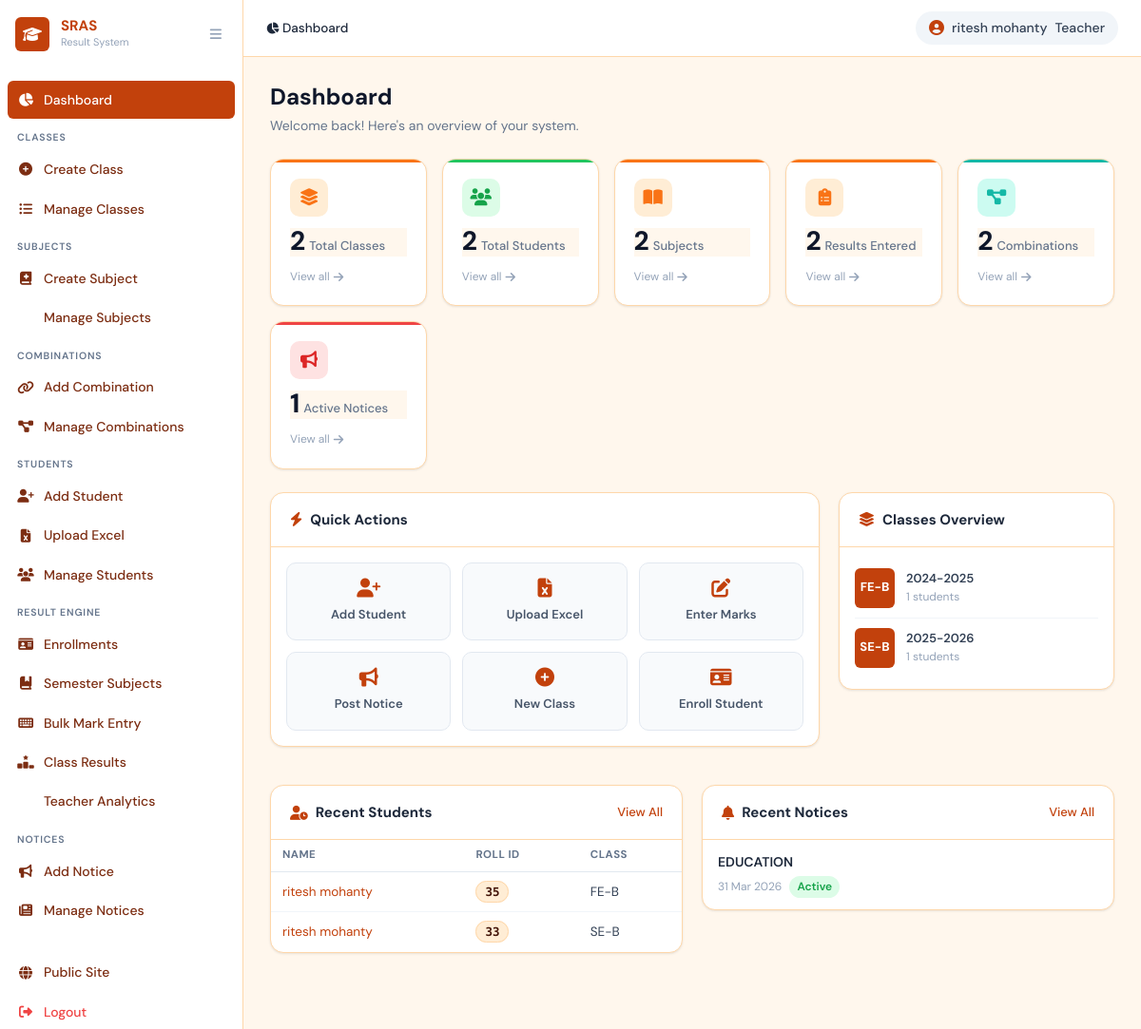
The app's page /dashboard/ (signed in) with its own data.
### core/models.py (models this page shows, shortened)
class StudentClass(models.Model):
    CLASS_YEAR_CHOICES = [
        ('FE', 'First Year (FE)'), ('SE', 'Second Year (SE)'),
        ('TE', 'Third Year (TE)'), ('BE', 'Fourth Year (BE)'),
    ]
    class_year    = models.CharField(max_length=2, choices=CLASS_YEAR_CHOICES, verbose_name='Class Year')
    section       = models.CharField(max_length=5, verbose_name='Section', help_text='e.g. A, B, C')
    academic_year = models.CharField(max_length=10, verbose_name='Academic Year', help_text='e.g. 2024-25')
    created_at    = models.DateTimeField(auto_now_add=True)
    updated_at    = models.DateTimeField(auto_now=True)
    class Meta:
        unique_together = ('class_year', 'section', 'academic_year')
        ordering = ['class_year', 'section', 'academic_year']
        verbose_name = 'Student Class'
        verbose_name_plural = 'Student Classes'
    @property
    def display_name(self):
        return f"{self.class_year}-{self.section}"

class Enrollment(models.Model):
    student       = models.ForeignKey(Student, on_delete=models.CASCADE,
                                       related_name='enrollments', verbose_name='Student')
    student_class = models.ForeignKey(StudentClass, on_delete=models.CASCADE,
                                       related_name='enrollments', verbose_name='Class')
    academic_year = models.CharField(max_length=10, verbose_name='Academic Year',
                                      help_text='e.g. 2024-25')
    roll_id       = models.CharField(max_length=30, verbose_name='Roll ID')
    created_at    = models.DateTimeField(auto_now_add=True)
    updated_at    = models.DateTimeField(auto_now=True)
    class Meta:
        verbose_name = 'Enrollment'
        verbose_name_plural = 'Enrollments'
        ordering = ['academic_year', 'roll_id']
        constraints = [
            models.UniqueConstraint(fields=['student', 'academic_year'],
                                    name='unique_student_per_year'),
            models.UniqueConstraint(fields=['student_class', 'academic_year', 'roll_id'],
                                    name='unique_roll_in_class_year'),
        ]
        indexes = [
            models.Index(fields=['student_class', 'academic_year']),
            models.Index(fields=['academic_year', 'roll_id']),
        ]

class Student(models.Model):
    GENDER_CHOICES = [('Male', 'Male'), ('Female', 'Female'), ('Other', 'Other')]
    name          = models.CharField(max_length=150, verbose_name='Full Name')
    email         = models.EmailField(blank=True, verbose_name='Email Address')
    gender        = models.CharField(max_length=10, choices=GENDER_CHOICES, verbose_name='Gender')
    date_of_birth = models.DateField(null=True, blank=True, verbose_name='Date of Birth')
    created_at    = models.DateTimeField(auto_now_add=True)
    updated_at    = models.DateTimeField(auto_now=True)
    class Meta:
        ordering = ['name']
        verbose_name = 'Student'
        verbose_name_plural = 'Students'

class Notice(models.Model):
    title      = models.CharField(max_length=200, verbose_name='Notice Title')
    content    = models.TextField(verbose_name='Content')
    is_active  = models.BooleanField(default=True, verbose_name='Active')
    created_at = models.DateTimeField(auto_now_add=True)
    updated_at = models.DateTimeField(auto_now=True)
    class Meta:
        ordering = ['-created_at']
        verbose_name = 'Notice'
        verbose_name_plural = 'Notices'

### core/views.py (the view)
    def wrapper(request, *args, **kwargs):
        if not _get_current_teacher(request):
            messages.error(request, 'You must be logged in as a teacher.')
            return redirect('login')
        return view_func(request, *args, **kwargs)

### core/views.py (called while the page is built)
def _get_current_teacher(request):
    if request.session.get('user_type') != 'teacher':
        return None
    return Teacher.objects.filter(pk=request.session.get('user_id'), is_active=True).first()

def teacher_required(view_func):
    def wrapper(request, *args, **kwargs):
        if not _get_current_teacher(request):
            messages.error(request, 'You must be logged in as a teacher.')
            return redirect('login')
        return view_func(request, *args, **kwargs)
    wrapper.__name__ = view_func.__name__
    return wrapper

### core/templates/core/dashboard.html (shortened to what this page needs)
{% extends 'core/base.html' %}
{% block breadcrumb %}
<span class="breadcrumb-item active">
  <i class="fas fa-chart-pie"></i> Dashboard
</span>
{% endblock %}
{% block content %}
<div class="page-header">
  <div>
    <h1 class="page-title">Dashboard</h1>
    <p class="page-subtitle">
      Welcome back! Here's an overview of your system.
    </p>
  </div>
</div>
<div class="stats-grid">
  <div class="stat-card stat-orange">
    <div class="stat-card-icon">
      <i class="fas fa-layer-group"></i>
    </div>
    <div class="stat-card-body">
      <span class="stat-card-num">{{ stats.classes }}</span>
      <span class="stat-card-label">Total Classes</span>
    </div>
    <a href="{% url 'class_list' %}" class="stat-card-link">
      View all <i class="fas fa-arrow-right"></i>
    </a>
  </div>
  <div class="stat-card stat-green">
    <div class="stat-card-icon">
      <i class="fas fa-users"></i>
    </div>
    <div class="stat-card-body">
      <span class="stat-card-num">{{ stats.students }}</span>
      <span class="stat-card-label">Total Students</span>
    </div>
    <a href="{% url 'student_list' %}" class="stat-card-link">
      View all <i class="fas fa-arrow-right"></i>
    </a>
  </div>
  <div class="stat-card stat-orange">
    <div class="stat-card-icon">
      <i class="fas fa-book-open"></i>
    </div>
    <div class="stat-card-body">
      <span class="stat-card-num">{{ stats.subjects }}</span>
      <span class="stat-card-label">Subjects</span>
    </div>
    <a href="{% url 'subject_list' %}" class="stat-card-link">
      View all <i class="fas fa-arrow-right"></i>
    </a>
  </div>
  <div class="stat-card stat-orange">
    <div class="stat-card-icon">
      <i class="fas fa-clipboard-list"></i>
    </div>
    <div class="stat-card-body">
      <span class="stat-card-num">{{ stats.results }}</span>
      <span class="stat-card-label">Results Entered</span>
    </div>
    <a href="{% url 're_result_list' %}" class="stat-card-link">
      View all <i class="fas fa-arrow-right"></i>
    </a>
  </div>
  <div class="stat-card stat-teal">
    <div class="stat-card-icon">
      <i class="fas fa-project-diagram"></i>
    </div>
    <div class="stat-card-body">
      <span class="stat-card-num">{{ stats.combinations }}</span>
      <span class="stat-card-label">Combinations</span>
    </div>
    <a href="{% url 'combination_list' %}" class="stat-card-link">
      View all <i class="fas fa-arrow-right"></i>
    </a>
  </div>
  <div class="stat-card stat-red">
    <div class="stat-card-icon">
      <i class="fas fa-bullhorn"></i>
    </div>
    <div class="stat-card-body">
      <span class="stat-card-num">{{ stats.notices }}</span>
      <span class="stat-card-label">Active Notices</span>
    </div>
    <a href="{% url 'notice_list' %}" class="stat-card-link">
      View all <i class="fas fa-arrow-right"></i>
    </a>
  </div>
</div>
<div class="section-row">
  <div class="section-card flex-2">
    <div class="card-header">
      <h2 class="card-title">
        <i class="fas fa-bolt"></i> Quick Actions
      </h2>
    </div>
    <div class="quick-actions">
      <a href="{% url 'student_create' %}" class="qa-btn">
        <i class="fas fa-user-plus"></i>
        <span>Add Student</span>
      </a>
      <a href="{% url 'student_upload' %}" class="qa-btn">
        <i class="fas fa-file-excel"></i>
        <span>Upload Excel</span>
      </a>
      <a href="{% url 're_bulk_entry' %}" class="qa-btn">
        <i class="fas fa-pen-to-square"></i>
        <span>Enter Marks</span>
      </a>
      <a href="{% url 'notice_create' %}" class="qa-btn">
        <i class="fas fa-bullhorn"></i>
        <span>Post Notice</span>
      </a>
      <a href="{% url 'class_create' %}" class="qa-btn">
        <i class="fas fa-plus-circle"></i>
        <span>New Class</span>
      </a>
      <a href="{% url 're_enrollment_create' %}" class="qa-btn">
        <i class="fas fa-id-card"></i>
        <span>Enroll Student</span>
      </a>
    </div>
  </div>
  <div class="section-card flex-1">
    <div class="card-header">
      <h2 class="card-title">
        <i class="fas fa-layer-group"></i> Classes Overview
      </h2>
    </div>
    <div class="class-list-mini">
      {% for cls in classes_with_counts %}
      <div class="class-mini-item">
        <div class="class-mini-badge">
          {{ cls.class_year }}-{{ cls.section }}
        </div>
        <div class="class-mini-info">
          <span class="class-mini-year">
            {{ cls.academic_year }}
          </span>
          <span class="class-mini-count">
            {{ cls.student_count }} students
          </span>
        </div>
      </div>
      {% empty %}
      <p class="empty-state-sm">
        No classes yet.
        <a href="{% url 'class_create' %}">Create one</a>
      </p>
      {% endfor %}
    </div>
  </div>
</div>
<div class="section-row">
  <div class="section-card flex-1">
    <div class="card-header">
      <h2 class="card-title">
        <i class="fas fa-user-clock"></i> Recent Students
      </h2>
      <a href="{% url 'student_list' %}" class="card-link">
        View All
      </a>
    </div>
    <table class="mini-table">
      <thead>
        <tr>
          <th>Name</th>
          <th>Roll ID</th>
          <th>Class</th>
        </tr>
      </thead>
      <tbody>
        {% for enr in recent_students %}
        <tr>
          <td>
            <a href="{% url 'student_detail' enr.student.pk %}">
              {{ enr.student.name }}
            </a>
          </td>
          <td>
            <span class="badge-roll">
              {{ enr.roll_id }}
            </span>
          </td>
          <td>
            {{ enr.student_class.display_name }}
          </td>
        </tr>
        {% empty %}
        <tr>
          <td colspan="3" class="empty-td">
            No students yet.
          </td>
        </tr>
        {% endfor %}
      </tbody>
    </table>
  </div>
  <div class="section-card flex-1">
    <div class="card-header">
      <h2 class="card-title">
        <i class="fas fa-bell"></i> Recent Notices
      </h2>
      <a href="{% url 'notice_list' %}" class="card-link">
        View All
      </a>
    </div>
    <div class="notice-list-mini">
      {% for notice in recent_notices %}
      <div class="notice-mini {% if not notice.is_active %}notice-inactive{% endif %}">
        <div class="notice-mini-title">
          {{ notice.title }}
        </div>
        <div class="notice-mini-meta">
          {{ notice.created_at|date:"d M Y" }}
          {% if notice.is_active %}
          <span class="badge-active">Active</span>
          {% else %}
          <span class="badge-inactive">Inactive</span>
          {% endif %}
        </div>
      </div>
      {% empty %}
      <p class="empty-state-sm">
        No notices yet.
        <a href="{% url 'notice_create' %}">Create one</a>
      </p>
      {% endfor %}
    </div>
  </div>
</div>
{% endblock %}

### records on screen
StudentClass: class_year "FE", section "B", academic_year "2024-2025", student_count "1"
StudentClass: class_year "SE", section "B", academic_year "2025-2026", student_count "1"
Enrollment: student.name "ritesh mohanty", roll_id "35", student_class.display_name "FE-B"
Enrollment: student.name "ritesh mohanty", roll_id "33", student_class.display_name "SE-B"
Notice: title "EDUCATION", created_at "31 Mar 2026", is_active "Active"

### other values on screen
{{ request.session.user_name|default:"Teacher" }} "ritesh mohanty"
{{ stats.classes }} "2"
{{ stats.students }} "2"
{{ stats.subjects }} "2"
{{ stats.results }} "2"
{{ stats.combinations }} "2"
{{ stats.notices }} "1"
